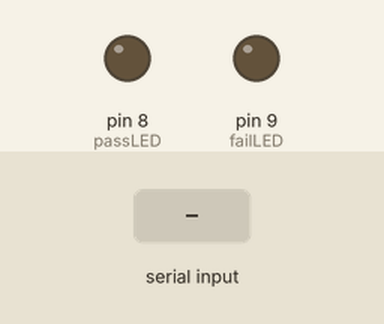
Recording of a sketch running on a simulated Arduino Uno, built with avr-gcc and run on an emulated ATmega328P. Parts: output pins drawn as LEDs (lit = HIGH). The inputs (shaded band) are chosen by the test bench.

Above: at 1.2 s.
1.3 s: "P" received over Serial
At 2.0 s:
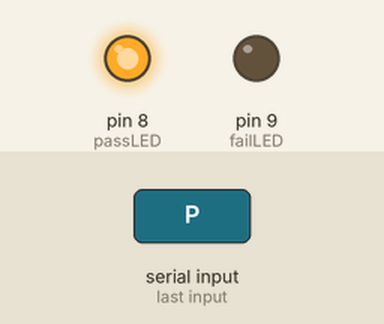
2.8 s: "F" received over Serial
At 3.2 s:
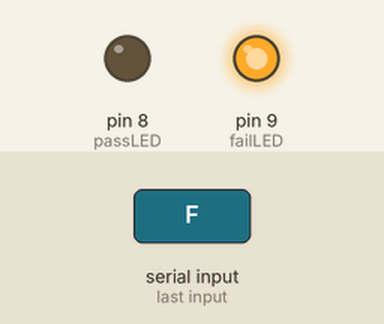
Timing chart, 0 to 5.8 s (numbered marks = the images above; inputs shaded):
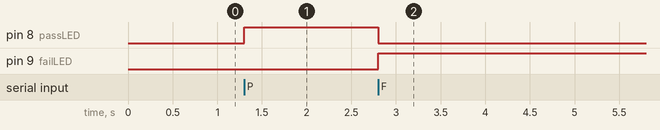

The sketch:

bristle_checker.ino
```cpp
// ===== Brush Zig-Zag Detection Indicator =====
// PASS LED -> Green, connected to pin 8
// FAIL LED -> Red, connected to pin 9

const int passLED = 8;
const int failLED = 9;

void setup() {
  pinMode(passLED, OUTPUT);
  pinMode(failLED, OUTPUT);

  Serial.begin(9600); // Must match Python baud rate
}

void loop() {
  if (Serial.available() > 0) {
    char result = Serial.read();

    if (result == 'P') {
      // PASS condition
      digitalWrite(passLED, HIGH);
      digitalWrite(failLED, LOW);
    }
    else if (result == 'F') {
      // FAIL condition
      digitalWrite(passLED, LOW);
      digitalWrite(failLED, HIGH);
    }
  }
}
```

Measured:
- after the input at 1.3 s, pin 8 (passLED): LOW → HIGH at once
- after the input at 2.8 s, pin 8 (passLED): HIGH → LOW at once; pin 9 (failLED): LOW → HIGH at once
